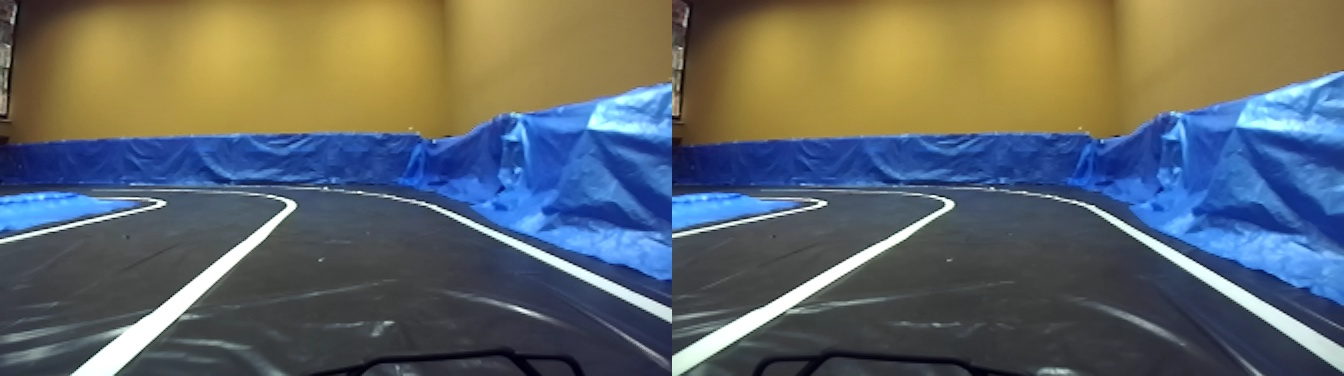
//> input picture 00001.jpg, 1344 x 376 px
$ ./imgCrop   (built with g++ and OpenCV 4)
//> lines starting //> are read from the running program, lines starting //| are printed output that depends on the picture; after the words box and inside, x2 and y2 are one past the last pixel; in counts of white or black regions, pixels touching at a corner belong together
#include <opencv2/core/core.hpp>
#include <opencv2/highgui.hpp>
#include <iostream>
#include <opencv2/imgproc/imgproc.hpp>

using namespace cv;
using namespace std;

int main(int argc, char **argv)
{

  Mat image;
  image = imread("00001.jpg", IMREAD_COLOR);
//> image is the input picture: 376 rows x 1344 cols, CV_8UC3; mean B, G, R 104, 103.7, 98.2

  if (!image.data)
  {
    cout << "Could not open or find the image" << endl;
    return -1;
  }
  imshow("image", image);
   waitKey(0);
  int offset_x = 0;
  int offset_y = 0;

  Rect roi;
  roi.x = offset_x;
  roi.y = offset_y;

  roi.width = image.size().width / 2;
//> roi = Rect(0, 0, 672, 0)
  roi.height = image.size().height;
//> roi = Rect(0, 0, 672, 376)

  Mat crop = image(roi);
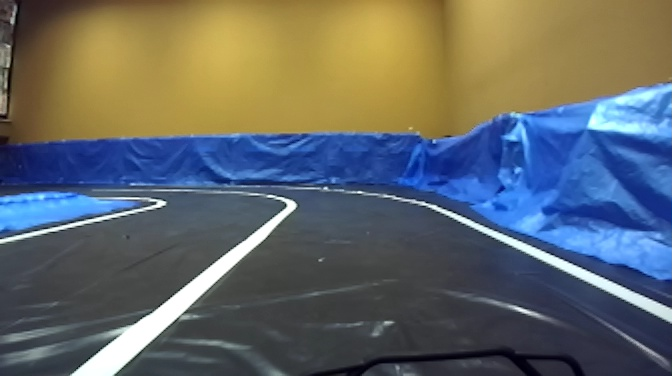
//> crop: 376 rows x 672 cols, CV_8UC3; mean B, G, R 104.5, 104.3, 99.2
  cv::imwrite("cropped.png", crop);

  imshow("crop", crop);
  waitKey(0);

  Mat gray_image;
  cvtColor(crop, gray_image, CV_BGR2GRAY);
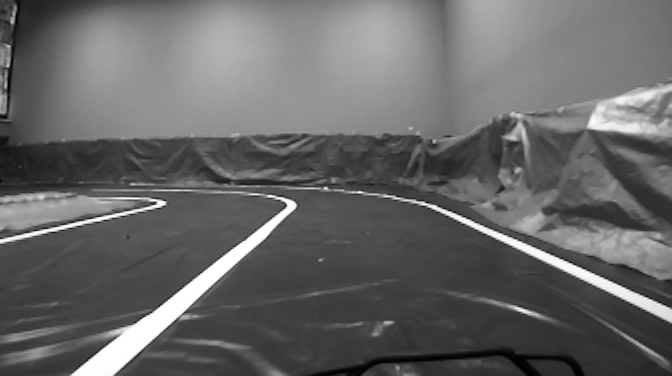
//> gray_image: 376 rows x 672 cols, CV_8UC1; min 0, max 255, mean 102.8

  putText(gray_image, "Open CV", cvPoint(30, 30), FONT_HERSHEY_PLAIN, 2, Scalar(0, 0, 255, 255), 3);
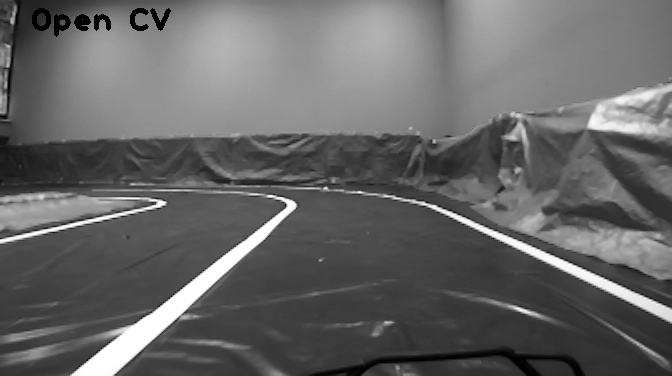
//> gray_image: 376 rows x 672 cols, CV_8UC1; 0.51% of pixels changed, all inside (x1, y1, x2, y2) = (32, 8, 171, 37)

  imshow("gray", gray_image);

  waitKey(0);

  return 0;
}
